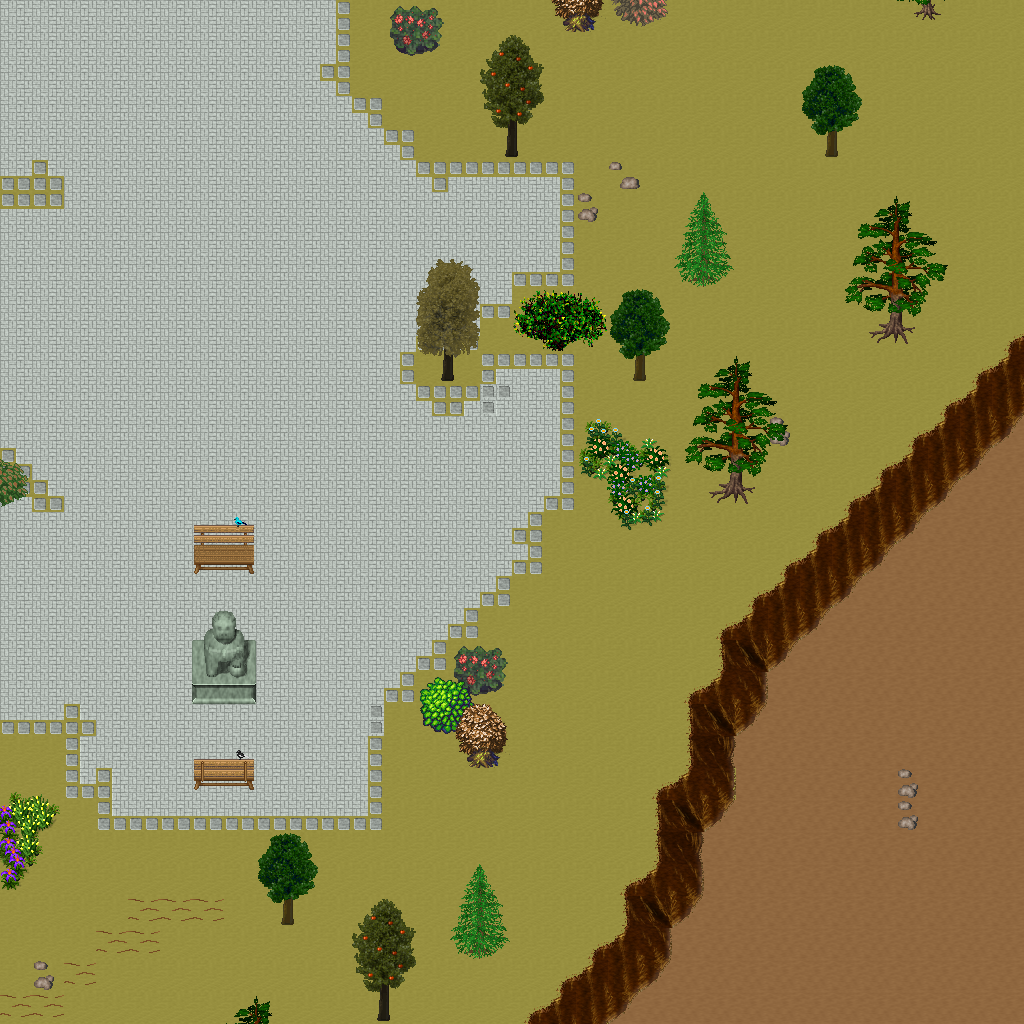

The image is a tile-based game level rendered from a .tmx file. Its description and source (layers, tilesets, objects; grid data summarised) follow:
An orthogonal 32x32 tile map with 32x32 px tiles, 5 tile layers (Ground, Objects, Objects2, Above, ...), 1 hidden layer not drawn, 34 tilesets.

<map version="1.10" tiledversion="1.11.0" orientation="orthogonal" renderorder="right-down" width="32" height="32" tilewidth="32" tileheight="32" infinite="0" nextlayerid="11" nextobjectid="1">
 <tileset firstgid="1" name="ground_ground" tilewidth="32" tileheight="32" tilecount="33" columns="3">
  <image source="../drawable/ground_ground.png" width="96" height="352" />
 </tileset>
 <tileset firstgid="34" name="ground_rock_pebbles" tilewidth="32" tileheight="32" tilecount="3" columns="1">
  <image source="../drawable/ground_rock_pebbles.png" width="32" height="96" />
 </tileset>
 <tileset firstgid="37" name="ground_grass_edges" tilewidth="32" tileheight="32" tilecount="36" columns="12">
  <image source="../drawable/ground_grass_edges.png" width="384" height="96" />
 </tileset>
 <tileset firstgid="73" name="plant_flower_daisy_white" tilewidth="32" tileheight="32" tilecount="8" columns="2">
  <image source="../drawable/plant_flower_daisy_white.png" width="64" height="128" />
 </tileset>
 <tileset firstgid="81" name="ground_ridge_earth_dark" tilewidth="32" tileheight="32" tilecount="96" columns="12">
  <image source="../drawable/ground_ridge_earth_dark.png" width="384" height="256" />
 </tileset>
 <tileset firstgid="177" name="plant_grasses" tilewidth="32" tileheight="32" tilecount="6" columns="3">
  <image source="../drawable/plant_grasses.png" width="96" height="64" />
 </tileset>
 <tileset firstgid="183" name="ground_earth_edges" tilewidth="32" tileheight="32" tilecount="18" columns="6">
  <image source="../drawable/ground_earth_edges.png" width="192" height="96" />
 </tileset>
 <tileset firstgid="201" name="item_statue_green_stone_3" tilewidth="32" tileheight="32" tilecount="3" columns="1">
  <image source="../drawable/item_statue_green_stone_3.png" width="32" height="96" />
 </tileset>
 <tileset firstgid="204" name="ground_rock_rocks_2" tilewidth="32" tileheight="32" tilecount="4" columns="2">
  <image source="../drawable/ground_rock_rocks_2.png" width="64" height="64" />
 </tileset>
 <tileset firstgid="208" name="item_corpse_huge_animal" tilewidth="32" tileheight="32" tilecount="16" columns="2">
  <image source="../drawable/item_corpse_huge_animal.png" width="64" height="256" />
 </tileset>
 <tileset firstgid="224" name="item_statue_green_stone" tilewidth="32" tileheight="32" tilecount="12" columns="4">
  <image source="../drawable/item_statue_green_stone.png" width="128" height="96" />
 </tileset>
 <tileset firstgid="236" name="logic_creature_animal" tilewidth="32" tileheight="32" tilecount="32" columns="8">
  <image source="../drawable/logic_creature_animal.png" width="256" height="128" />
 </tileset>
 <tileset firstgid="268" name="logic_collision" tilewidth="32" tileheight="32" tilecount="1" columns="1">
  <image source="../drawable/logic_collision.png" width="32" height="32" />
 </tileset>
 <tileset firstgid="269" name="plant_tree_taller_trees" tilewidth="32" tileheight="32" tilecount="32" columns="8">
  <image source="../drawable/plant_tree_taller_trees.png" width="256" height="128" />
 </tileset>
 <tileset firstgid="301" name="plant_tree_spruce" tilewidth="32" tileheight="32" tilecount="6" columns="2">
  <image source="../drawable/plant_tree_spruce.png" width="64" height="96" />
 </tileset>
 <tileset firstgid="307" name="plant_bush_bush_mult_colored" tilewidth="32" tileheight="32" tilecount="6" columns="3">
  <image source="../drawable/plant_bush_bush_mult_colored.png" width="96" height="64" />
 </tileset>
 <tileset firstgid="313" name="plant_bush_bush_pinks" tilewidth="32" tileheight="32" tilecount="4" columns="2">
  <image source="../drawable/plant_bush_bush_pinks.png" width="64" height="64" />
 </tileset>
 <tileset firstgid="317" name="plant_flower_flower_bed_1" tilewidth="32" tileheight="32" tilecount="35" columns="7">
  <image source="../drawable/plant_flower_flower_bed_1.png" width="224" height="160" />
 </tileset>
 <tileset firstgid="352" name="plant_flower_small_flower_bed" tilewidth="32" tileheight="32" tilecount="12" columns="3">
  <image source="../drawable/plant_flower_small_flower_bed.png" width="96" height="128" />
 </tileset>
 <tileset firstgid="364" name="plant_flower_small_flower_bed_2" tilewidth="32" tileheight="32" tilecount="12" columns="3">
  <image source="../drawable/plant_flower_small_flower_bed_2.png" width="96" height="128" />
 </tileset>
 <tileset firstgid="376" name="furniture_chair_bench_wooden" tilewidth="32" tileheight="32" tilecount="8" columns="2">
  <image source="../drawable/furniture_chair_bench_wooden.png" width="64" height="128" />
 </tileset>
 <tileset firstgid="384" name="building_decoration_pool" tilewidth="32" tileheight="32" tilecount="9" columns="3">
  <image source="../drawable/building_decoration_pool.png" width="96" height="96" />
 </tileset>
 <tileset firstgid="393" name="building_decoration_stone_details" tilewidth="32" tileheight="32" tilecount="4" columns="2">
  <image source="../drawable/building_decoration_stone_details.png" width="64" height="64" />
 </tileset>
 <tileset firstgid="397" name="building_decoration_orbpedestal" tilewidth="32" tileheight="32" tilecount="2" columns="1">
  <image source="../drawable/building_decoration_orbpedestal.png" width="32" height="64" />
 </tileset>
 <tileset firstgid="399" name="object_birds" tilewidth="32" tileheight="32" tilecount="4" columns="2">
  <image source="../drawable/object_birds.png" width="64" height="64" />
 </tileset>
 <tileset firstgid="403" name="building_gazebo" tilewidth="32" tileheight="32" tilecount="21" columns="3">
  <image source="../drawable/building_gazebo.png" width="96" height="224" />
 </tileset>
 <tileset firstgid="424" name="ground_green_paving" tilewidth="32" tileheight="32" tilecount="18" columns="3">
  <image source="../drawable/ground_green_paving.png" width="96" height="192" />
 </tileset>
 <tileset firstgid="442" name="plant_tree_pine_tree" tilewidth="32" tileheight="32" tilecount="20" columns="4">
  <image source="../drawable/plant_tree_pine_tree.png" width="128" height="160" />
 </tileset>
 <tileset firstgid="462" name="plant_tree_pine_tree_1" tilewidth="32" tileheight="32" tilecount="20" columns="4">
  <image source="../drawable/plant_tree_pine_tree_1.png" width="128" height="160" />
 </tileset>
 <tileset firstgid="482" name="plant_tree_cherry_blossom_tree" tilewidth="32" tileheight="32" tilecount="9" columns="3">
  <image source="../drawable/plant_tree_cherry_blossom_tree.png" width="96" height="96" />
 </tileset>
 <tileset firstgid="491" name="logic_item_fruits" tilewidth="32" tileheight="32" tilecount="16" columns="8">
  <image source="../drawable/logic_item_fruits.png" width="256" height="64" />
 </tileset>
 <tileset firstgid="507" name="plant_bushes_and_trees" tilewidth="32" tileheight="32" tilecount="144" columns="16">
  <image source="../drawable/plant_bushes_and_trees.png" width="512" height="289" />
 </tileset>
 <tileset firstgid="651" name="plant_bush_leafy" tilewidth="32" tileheight="32" tilecount="48" columns="8">
  <image source="../drawable/plant_bush_leafy.png" width="256" height="192" />
 </tileset>
 <tileset firstgid="699" name="plant_bush_flowering" tilewidth="32" tileheight="32" tilecount="72" columns="8">
  <image source="../drawable/plant_bush_flowering.png" width="256" height="288" />
 </tileset>
 <layer id="1" name="Ground" width="32" height="32">
  <data>[1024 cells, 1024 non-empty, 3 distinct tile ids]</data>
 </layer>
 <layer id="2" name="Objects" width="32" height="32">
  <data>[1024 cells, 201 non-empty, 63 distinct tile ids]</data>
 </layer>
 <layer id="3" name="Objects2" width="32" height="32">
  <data>[1024 cells, 7 non-empty, 7 distinct tile ids]</data>
 </layer>
 <layer id="4" name="Above" width="32" height="32">
  <data>[1024 cells, 95 non-empty, 54 distinct tile ids]</data>
 </layer>
 <layer id="5" name="Above2" width="32" height="32">
  <data>[1024 cells, 1 non-empty, 1 distinct tile ids]</data>
 </layer>
 <layer id="6" name="Walkable" width="32" height="32" visible="0">
  <data>[1024 cells, 110 non-empty, 1 distinct tile ids]</data>
 </layer>
 <objectgroup id="7" name="Mapevents" />
 <objectgroup id="8" name="Spawn" />
 <objectgroup id="9" name="Keys" />
 <objectgroup id="10" name="Replace" />
</map>
